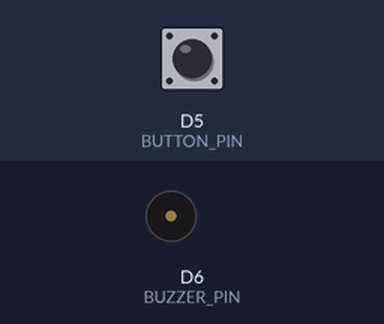
Simulated run of this sketch. Board: ESP8266 (NodeMCU). Parts: buzzer (waves = sounding, pin HIGH). The test bench sets the inputs (shaded band); at power-on: D5 (BUTTON_PIN) HIGH. WiFi joins after 1.5 s; servers stay silent unless stated; uploads are accepted with an empty reply.

Above: at 3.0 s.
3.1 s: D5 (BUTTON_PIN) pulsed LOW 5 times (0.12 s each, 0.3 s apart)
At 4.46 s:
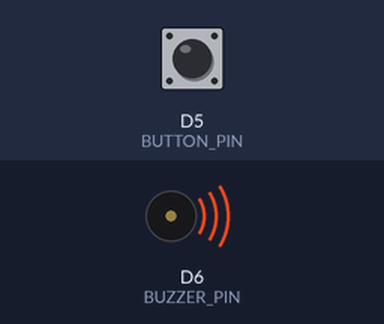
Timing chart, 0 to 7.5 s (numbered marks = the images above; inputs shaded):
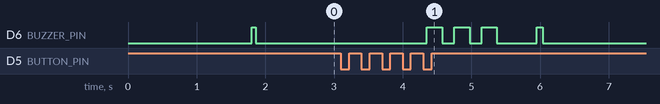

Measured:
- after the input at 3.1 s, D6 (BUZZER_PIN): LOW → HIGH after 1.3 s, → LOW 0.22 s later, → HIGH 0.18 s later, → LOW 0.22 s later, … (8 changes in this stretch)

The sketch:

esp8266_aeris_receiver.ino
```cpp
#include <ESP8266WiFi.h>
#include <ESP8266HTTPClient.h>
#include <WiFiClient.h>

// ======================= CONFIG =======================
const char* WIFI_SSID     = "Vimal";
const char* WIFI_PASSWORD = "12345678";
const char* SERVER_URL    = "http://10.19.173.171:3000/api/telemetry";
const char* NOTIFY_URL    = "http://10.19.173.171:3000/api/notify";

// =================== HARDWARE PINS ====================
// Connect Pushbutton between D5 (GPIO 14) and GND (uses internal pullup)
#define BUTTON_PIN D5

// Connect Buzzer (+) to D6 (GPIO 12) and (-) to GND
#define BUZZER_PIN D6
// ======================================================

WiFiClient wifiClient;
HTTPClient http;

int    bpm          = 0;
int    spo2         = 0;
int    sqi          = 0;
String healthStatus = "NO FINGER";
String anomaly      = "NORMAL";
bool   hasNewData   = false;
unsigned long lastPost = 0;

String rxBuffer = "";

// ================= BUTTON & ALERT STATE ===============
int           pressCount       = 0;
unsigned long firstPressTime   = 0;
unsigned long lastDebounceTime = 0;
const unsigned long DEBOUNCE_DELAY = 50;   // 50ms button debounce
const unsigned long TRIPLE_PRESS_WINDOW = 1500; // Must press 3 times within 1.5s
int           lastButtonState  = HIGH;
int           buttonState      = HIGH;
// ======================================================

// Forward declarations
void parseAerisPacket(String pkt);
void sendTelemetry();
void checkButtonPress();
void playSteadyBuzzerHits();
void triggerTelegramAlertPush();

void setup() {
  // 1. Initialize Hardware Pins
  pinMode(BUTTON_PIN, INPUT_PULLUP); // Active LOW
  pinMode(BUZZER_PIN, OUTPUT);
  digitalWrite(BUZZER_PIN, LOW);     // Ensure silent on boot

  // 2. Use Hardware Serial RX at 115200 (Matches Arduino UNO Serial)
  Serial.begin(115200);
  delay(200);

  // 3. Connect to WiFi
  WiFi.mode(WIFI_STA);
  WiFi.begin(WIFI_SSID, WIFI_PASSWORD);
  while (WiFi.status() != WL_CONNECTED) {
    delay(400);
  }

  // 4. Initial HTTP setup
  http.begin(wifiClient, SERVER_URL);
  http.setReuse(true);
  http.addHeader("Content-Type", "application/json");

  // Startup chirp (1 short beep)
  digitalWrite(BUZZER_PIN, HIGH);
  delay(60);
  digitalWrite(BUZZER_PIN, LOW);
}

void loop() {
  // 1. Read bytes from Arduino UNO (Unchanged Receiving Style)
  while (Serial.available() > 0) {
    char c = (char)Serial.read();

    if (c == '\n' || c == '\r') {
      rxBuffer.trim();

      // Only care about the packet starting with AERIS:
      if (rxBuffer.startsWith("AERIS:")) {
        parseAerisPacket(rxBuffer);
        hasNewData = true;
      }
      rxBuffer = "";
    } else {
      rxBuffer += c;
      // Safety guard against buffer overflow from IR floods
      if (rxBuffer.length() > 64) {
        rxBuffer = "";
      }
    }
  }

  // 2. Non-blocking Check for Pushbutton (3 presses detection)
  checkButtonPress();

  // 3. Transmit to Next.js API on new data or 500ms heartbeat (Unchanged)
  unsigned long now = millis();
  if (hasNewData || (now - lastPost > 500)) {
    sendTelemetry();
    lastPost = now;
    hasNewData = false;
  }

  // 4. Keep WiFi alive
  if (WiFi.status() != WL_CONNECTED) {
    WiFi.reconnect();
  }
}

// ========================================================
// 1. TINYML PACKET PARSER: AERIS:MEASURING,78,98,92,NORMAL
// ========================================================
void parseAerisPacket(String pkt) {
  String data = pkt.substring(6);
  data.trim();

  // Handle special one-shot SOS packet from Arduino
  if (data.startsWith("SOS_TRIGGERED")) {
    triggerTelegramAlertPush();
    return;
  }

  int c1 = data.indexOf(',');
  int c2 = data.indexOf(',', c1 + 1);
  int c3 = data.indexOf(',', c2 + 1);
  int c4 = data.indexOf(',', c3 + 1);

  if (c1 > 0 && c2 > c1) {
    healthStatus = data.substring(0, c1);
    bpm          = data.substring(c1 + 1, c2).toInt();
    if (c3 > c2) {
      spo2 = data.substring(c2 + 1, c3).toInt();
      if (c4 > c3) {
        sqi     = data.substring(c3 + 1, c4).toInt();
        anomaly = data.substring(c4 + 1);
        anomaly.trim();
      } else {
        sqi = data.substring(c3 + 1).toInt();
      }
    } else {
      spo2 = data.substring(c2 + 1).toInt();
    }
  }
}

// ========================================================
// 2. TINYML TELEMETRY STREAM
// ========================================================
void sendTelemetry() {
  if (WiFi.status() != WL_CONNECTED) return;

  String json = "{";
  json += "\"source\":\"esp8266_wifi\",";
  json += "\"bpm\":"       + String(bpm) + ",";
  json += "\"spo2\":"      + String(spo2) + ",";
  json += "\"sqi\":"       + String(sqi) + ",";
  json += "\"status\":\""  + healthStatus + "\",";
  json += "\"anomaly\":\"" + anomaly + "\",";
  json += "\"sos\":false,";
  json += "\"timestamp\":" + String(millis());
  json += "}";

  http.POST(json);
}

// ========================================================
// 3. BUTTON MULTI-PRESS DETECTOR (3 PRESSES)
// ========================================================
void checkButtonPress() {
  int reading = digitalRead(BUTTON_PIN);

  // Debounce logic
  if (reading != lastButtonState) {
    lastDebounceTime = millis();
  }

  if ((millis() - lastDebounceTime) > DEBOUNCE_DELAY) {
    if (reading != buttonState) {
      buttonState = reading;

      // Detect button press (Active LOW with INPUT_PULLUP)
      if (buttonState == LOW) {
        unsigned long currentMillis = millis();

        // If first press or window expired, reset timer
        if (pressCount == 0 || (currentMillis - firstPressTime > TRIPLE_PRESS_WINDOW)) {
          pressCount = 1;
          firstPressTime = currentMillis;
        } else {
          pressCount++;
        }

        // Check if 3 presses reached within window
        if (pressCount >= 3) {
          pressCount = 0; // Reset counter

          // Step 1: Buzzer slow and steady hits
          playSteadyBuzzerHits();

          // Step 2: Separate Telegram alert push
          triggerTelegramAlertPush();
        }
      }
    }
  }

  // Reset press count if window expired without 3rd press
  if (pressCount > 0 && (millis() - firstPressTime > TRIPLE_PRESS_WINDOW)) {
    pressCount = 0;
  }

  lastButtonState = reading;
}

// ========================================================
// 4. BUZZER SLOW AND STEADY HITS
// ========================================================
void playSteadyBuzzerHits() {
  // 3 steady, rhythmic alert hits
  for (int i = 0; i < 3; i++) {
    digitalWrite(BUZZER_PIN, HIGH);
    delay(220); // Steady hit ON
    digitalWrite(BUZZER_PIN, LOW);
    delay(180); // Steady pause OFF
  }
}

// ========================================================
// 5. SEPARATE FUNCTION: TELEGRAM BOT ALERT PUSH
// ========================================================
void triggerTelegramAlertPush() {
  if (WiFi.status() != WL_CONNECTED) {
    WiFi.reconnect();
    return;
  }

  WiFiClient alertClient;
  HTTPClient alertHttp;

  // A. Post SOS trigger to AERIS Telemetry (triggers web dashboard HUD & alarm)
  alertHttp.begin(alertClient, SERVER_URL);
  alertHttp.addHeader("Content-Type", "application/json");

  String telemetrySosJson = "{";
  telemetrySosJson += "\"source\":\"esp8266_button_sos\",";
  telemetrySosJson += "\"bpm\":"    + String(bpm) + ",";
  telemetrySosJson += "\"spo2\":"   + String(spo2) + ",";
  telemetrySosJson += "\"status\":\"EMERGENCY_SOS\",";
  telemetrySosJson += "\"sos\":true,";
  telemetrySosJson += "\"timestamp\":" + String(millis());
  telemetrySosJson += "}";

  alertHttp.POST(telemetrySosJson);
  alertHttp.end();

  // B. Post direct SOS alert to Telegram Bot API (/api/notify)
  alertHttp.begin(alertClient, NOTIFY_URL);
  alertHttp.addHeader("Content-Type", "application/json");

  String notifyJson = "{";
  notifyJson += "\"type\":\"sos\",";
  notifyJson += "\"title\":\"🚨 ESP8266 Hardware SOS Button Activated\",";
  notifyJson += "\"trigger\":\"Physical pushbutton pressed 3 times on ESP8266 module\",";
  notifyJson += "\"severity\":\"Critical\",";
  notifyJson += "\"patientName\":\"Vimal\",";
  notifyJson += "\"phone\":\"9715042529\",";
  notifyJson += "\"location\":{\"lat\":10.903,\"lon\":76.955},";
  notifyJson += "\"vitals\":{";
  notifyJson += "\"heartRate\":" + String(bpm > 0 ? bpm : 76) + ",";
  notifyJson += "\"spo2\":"      + String(spo2 > 0 ? spo2 : 98) + ",";
  notifyJson += "\"bodyTemp\":36.8";
  notifyJson += "}";
  notifyJson += "}";

  alertHttp.POST(notifyJson);
  alertHttp.end();

  // Final quick confirmation chirp
  digitalWrite(BUZZER_PIN, HIGH);
  delay(90);
  digitalWrite(BUZZER_PIN, LOW);
}
```
